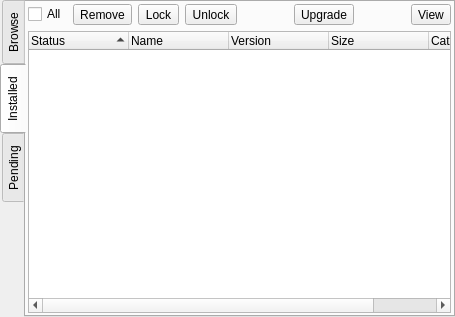
<?xml version="1.0" encoding="UTF-8"?>
<ui version="4.0">
 <class>pkg_page_ui</class>
 <widget class="QWidget" name="pkg_page_ui">
  <property name="geometry">
   <rect>
    <x>0</x>
    <y>0</y>
    <width>455</width>
    <height>317</height>
   </rect>
  </property>
  <property name="windowTitle">
   <string>Form</string>
  </property>
  <layout class="QGridLayout" name="gridLayout">
   <property name="leftMargin">
    <number>0</number>
   </property>
   <property name="topMargin">
    <number>0</number>
   </property>
   <property name="rightMargin">
    <number>0</number>
   </property>
   <property name="bottomMargin">
    <number>0</number>
   </property>
   <item row="0" column="0">
    <widget class="QTabWidget" name="tabWidget">
     <property name="tabPosition">
      <enum>QTabWidget::West</enum>
     </property>
     <property name="currentIndex">
      <number>1</number>
     </property>
     <widget class="QWidget" name="tab_repo">
      <attribute name="icon">
       <iconset resource="../../icons/icons.qrc">
        <normaloff>:/icons/black/plus-circled.svg</normaloff>:/icons/black/plus-circled.svg</iconset>
      </attribute>
      <attribute name="title">
       <string>Browse</string>
      </attribute>
     </widget>
     <widget class="QWidget" name="tab_local">
      <attribute name="icon">
       <iconset resource="../../icons/icons.qrc">
        <normaloff>:/icons/black/home.svg</normaloff>:/icons/black/home.svg</iconset>
      </attribute>
      <attribute name="title">
       <string>Installed</string>
      </attribute>
      <layout class="QVBoxLayout" name="verticalLayout">
       <property name="leftMargin">
        <number>2</number>
       </property>
       <property name="topMargin">
        <number>2</number>
       </property>
       <property name="rightMargin">
        <number>2</number>
       </property>
       <property name="bottomMargin">
        <number>2</number>
       </property>
       <item>
        <layout class="QHBoxLayout" name="horizontalLayout">
         <item>
          <widget class="QCheckBox" name="check_local_all">
           <property name="text">
            <string>All</string>
           </property>
          </widget>
         </item>
         <item>
          <widget class="QToolButton" name="tool_local_rem">
           <property name="toolTip">
            <string>Uninstall Selected Packages</string>
           </property>
           <property name="statusTip">
            <string>Uninstall Selected Packages</string>
           </property>
           <property name="text">
            <string>Remove</string>
           </property>
           <property name="icon">
            <iconset resource="../../icons/icons.qrc">
             <normaloff>:/icons/black/trash.svg</normaloff>:/icons/black/trash.svg</iconset>
           </property>
          </widget>
         </item>
         <item>
          <widget class="QToolButton" name="tool_local_lock">
           <property name="toolTip">
            <string>Lock Selected Packages</string>
           </property>
           <property name="statusTip">
            <string>Lock Selected Packages</string>
           </property>
           <property name="text">
            <string>Lock</string>
           </property>
           <property name="icon">
            <iconset resource="../../icons/icons.qrc">
             <normaloff>:/icons/black/lock.svg</normaloff>:/icons/black/lock.svg</iconset>
           </property>
          </widget>
         </item>
         <item>
          <widget class="QToolButton" name="tool_local_unlock">
           <property name="toolTip">
            <string>Unlock Selected Packages</string>
           </property>
           <property name="statusTip">
            <string>Unlock Selected Packages</string>
           </property>
           <property name="text">
            <string>Unlock</string>
           </property>
           <property name="icon">
            <iconset resource="../../icons/icons.qrc">
             <normaloff>:/icons/black/key.svg</normaloff>:/icons/black/key.svg</iconset>
           </property>
          </widget>
         </item>
         <item>
          <spacer name="horizontalSpacer_2">
           <property name="orientation">
            <enum>Qt::Horizontal</enum>
           </property>
           <property name="sizeHint" stdset="0">
            <size>
             <width>40</width>
             <height>20</height>
            </size>
           </property>
          </spacer>
         </item>
         <item>
          <widget class="QToolButton" name="tool_local_upgrade">
           <property name="toolTip">
            <string>Upgrade All Packages</string>
           </property>
           <property name="statusTip">
            <string>Upgrade All Packages</string>
           </property>
           <property name="text">
            <string>Upgrade</string>
           </property>
           <property name="icon">
            <iconset resource="../../icons/icons.qrc">
             <normaloff>:/icons/black/sync.svg</normaloff>:/icons/black/sync.svg</iconset>
           </property>
           <property name="toolButtonStyle">
            <enum>Qt::ToolButtonTextBesideIcon</enum>
           </property>
          </widget>
         </item>
         <item>
          <spacer name="horizontalSpacer">
           <property name="orientation">
            <enum>Qt::Horizontal</enum>
           </property>
           <property name="sizeHint" stdset="0">
            <size>
             <width>40</width>
             <height>20</height>
            </size>
           </property>
          </spacer>
         </item>
         <item>
          <widget class="QToolButton" name="tool_local_filter">
           <property name="statusTip">
            <string>Adjust View Options</string>
           </property>
           <property name="text">
            <string>View</string>
           </property>
           <property name="icon">
            <iconset resource="../../icons/icons.qrc">
             <normaloff>:/icons/black/eye.svg</normaloff>:/icons/black/eye.svg</iconset>
           </property>
           <property name="popupMode">
            <enum>QToolButton::InstantPopup</enum>
           </property>
           <property name="toolButtonStyle">
            <enum>Qt::ToolButtonTextBesideIcon</enum>
           </property>
          </widget>
         </item>
        </layout>
       </item>
       <item>
        <widget class="QTreeWidget" name="tree_local">
         <property name="indentation">
          <number>0</number>
         </property>
         <property name="uniformRowHeights">
          <bool>true</bool>
         </property>
         <property name="itemsExpandable">
          <bool>false</bool>
         </property>
         <property name="sortingEnabled">
          <bool>true</bool>
         </property>
         <property name="allColumnsShowFocus">
          <bool>true</bool>
         </property>
         <attribute name="headerDefaultSectionSize">
          <number>100</number>
         </attribute>
         <attribute name="headerMinimumSectionSize">
          <number>10</number>
         </attribute>
         <column>
          <property name="text">
           <string>Status</string>
          </property>
         </column>
         <column>
          <property name="text">
           <string>Name</string>
          </property>
         </column>
         <column>
          <property name="text">
           <string>Version</string>
          </property>
         </column>
         <column>
          <property name="text">
           <string>Size</string>
          </property>
         </column>
         <column>
          <property name="text">
           <string>Category</string>
          </property>
         </column>
        </widget>
       </item>
      </layout>
     </widget>
     <widget class="QWidget" name="tab_queue">
      <attribute name="icon">
       <iconset resource="../../icons/icons.qrc">
        <normaloff>:/icons/black/download.svg</normaloff>:/icons/black/download.svg</iconset>
      </attribute>
      <attribute name="title">
       <string>Pending</string>
      </attribute>
     </widget>
    </widget>
   </item>
  </layout>
 </widget>
 <resources>
  <include location="../../icons/icons.qrc"/>
 </resources>
 <connections/>
</ui>
